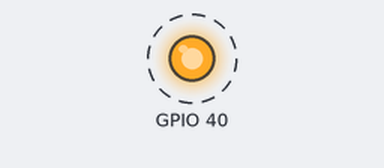
A program run on a simulated Raspberry Pi (BCM pin numbers). Parts: output pins drawn as LEDs (lit = HIGH). Dashed ring = blinking.

Above: at 0.2 s.
Timing chart, 0 to 3.0 s (numbered marks = the images above):
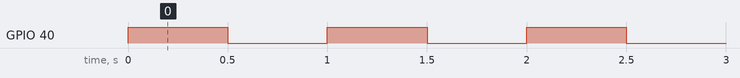

Measured:
- by itself, GPIO 40: alternates HIGH for 0.50 s and LOW for 0.50 s

The program:

main.py
```python
import RPi.GPIO as GPIO            # import RPi.GPIO module
from time import sleep             # lets us have a delay
GPIO.setmode(GPIO.BCM)             # choose BCM or BOARD
GPIO.setup(40, GPIO.OUT)           # set GPIO24 as an output

try:
    while True:
        GPIO.output(40, 1)         # set GPIO24 to 1/GPIO.HIGH/True
        sleep(0.5)                 # wait half a second
        GPIO.output(40, 0)         # set GPIO24 to 0/GPIO.LOW/False
        sleep(0.5)                 # wait half a second

except KeyboardInterrupt:          # trap a CTRL+C keyboard interrupt
    GPIO.cleanup()                 # resets all GPIO ports used by this program
```
